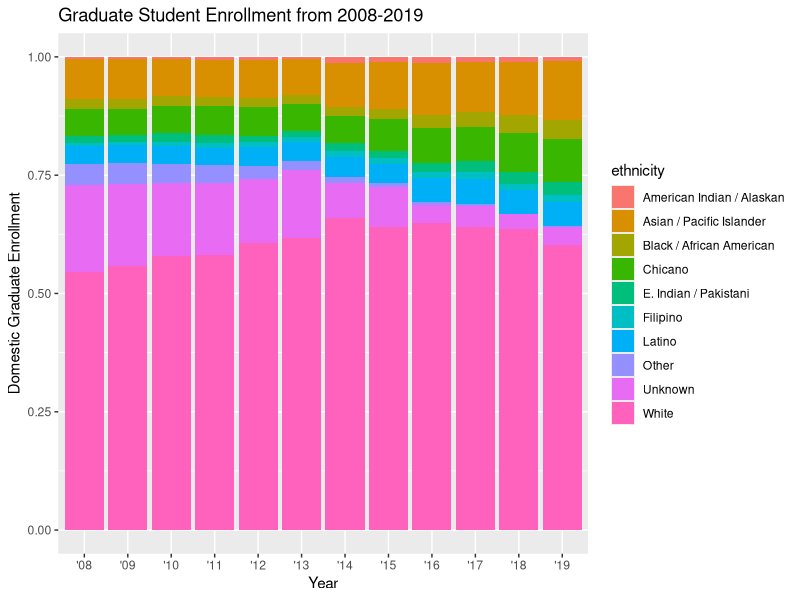

Source code (R):
## ---- chunk 1
knitr::opts_chunk$set(echo = TRUE)

# Attaching packages
library(tidyverse)
library(here)
library(dplyr)

## ---- chunk 2
# Read in data
ucsb_grad <- read_csv(here("data", "ucsb_grad_data.csv"))
## ---- chunk 3
ggplot(data = ucsb_grad, aes(x = year_abbr, y = domestic_enrollment, fill = ethnicity)) +
  geom_col(position = "fill") +
  labs(x = "Year",
       y = "Domestic Graduate Enrollment",
       title = "Graduate Student Enrollment from 2008-2019")
